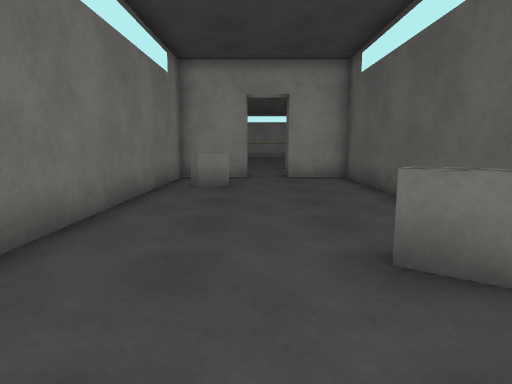
View 1 (above)

12 first-person views from a walk through a 3-D level made in the Unity game engine. The camera is 1.2 m above the floor, tilts 8° down and sees 75° across. Doors are open. The floor is counted in squares, 1 m on a side. Each view is taken from the middle of a square. On the plan, view 1 faces up. The plan holds only what a view shows up to about 14 squares ahead; the rest is blank. The place goes on beyond the plan. The player character is not drawn. Some surface patterns are stand-ins.

View 2
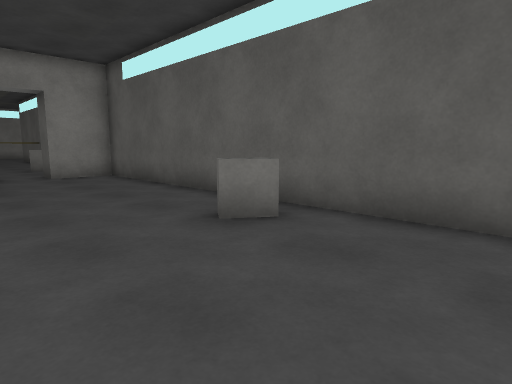

View 3
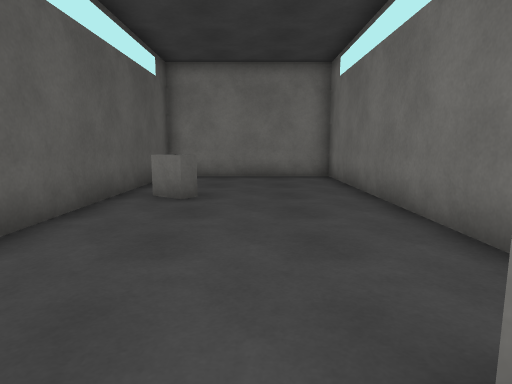

View 4
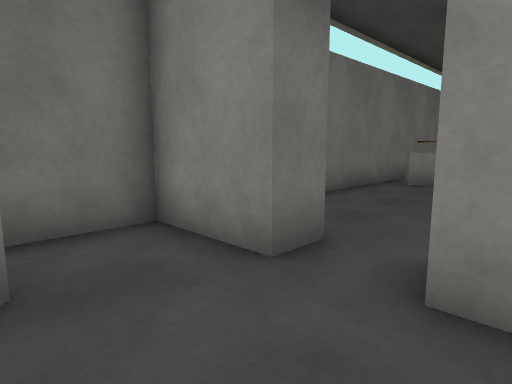

View 5
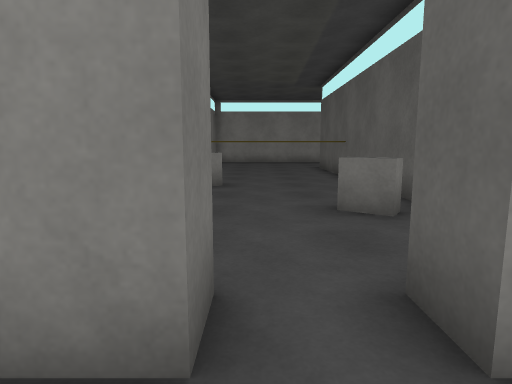

View 6
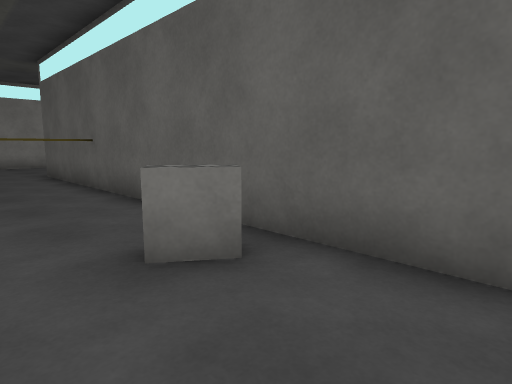

View 7
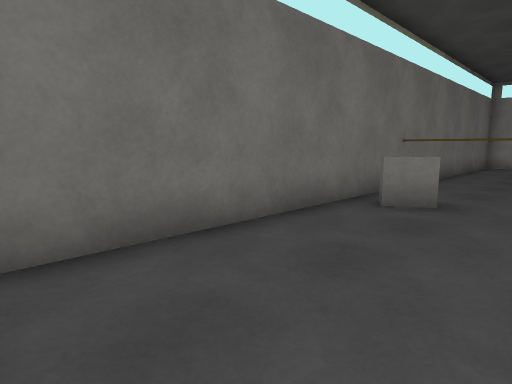

View 8
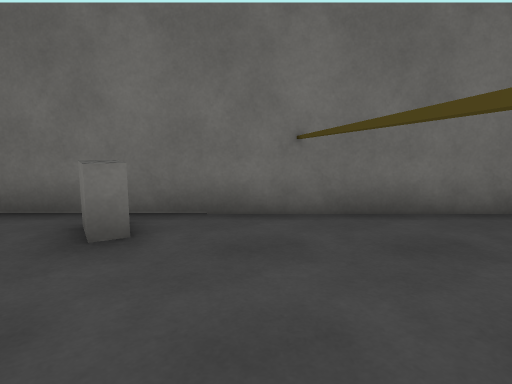

View 9
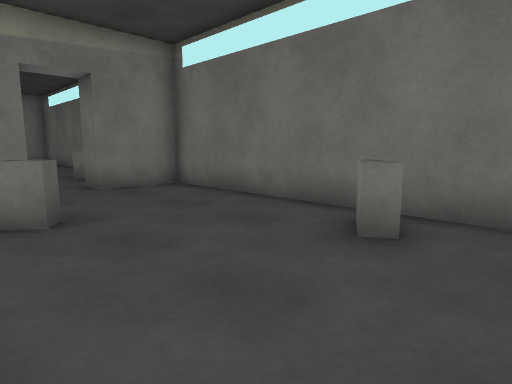

View 10
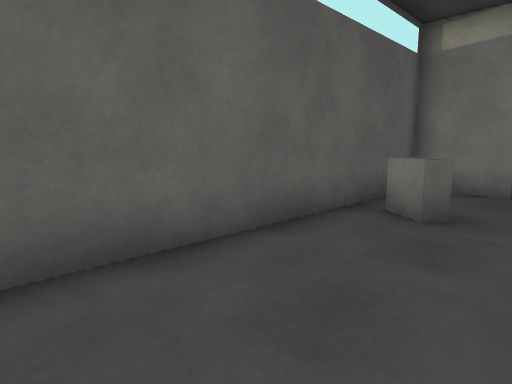

View 11
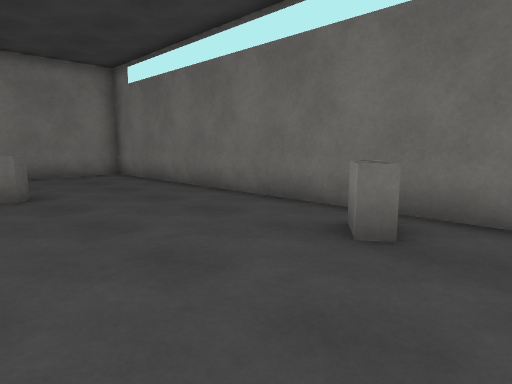

View 12
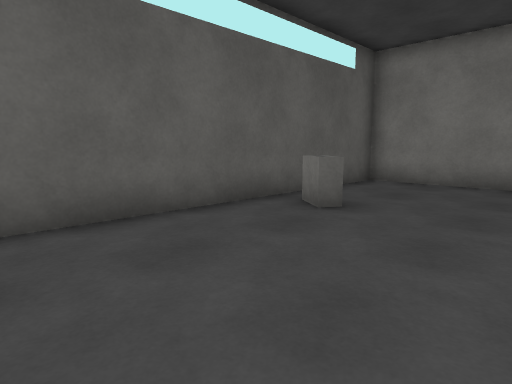

### Floor plan
Key: @ floor where view 1 was taken; # wall or solid block; . floor; D open door; B block; T thing the floor can be seen under or through.
Columns run from 3 left of view 1 to 4 right of it. Each row starts with its distance up from view 1.
 26 #     #
 25 #.....#
 24 ##TTTT##
 23 #......#
 22 #......#
 21 #BB....#
 20 #......#
 19 #......#
 18 #......#
 17 #....B.#
 16 #......#
 15 #......#
 14 #......#
 13 ###DD###
 12 #......#
 11 #......#
 10 #BB....#
  9 #......#
  8 #......#
  7 #......#
  6 #......#
  5 #......#
  4 #......#
  3 #....B.#
  2 #......#
  1 #......#
  0 #..@...#
 -1 #......#
 -2 ########

Positions as (right, up) in squares from view 1, and headings:
1: (0, 0), facing up
2: (-2, -1), facing up-right
3: (0, 11), facing down
4: (2, 10), facing up-left
5: (0, 11), facing up
6: (0, 14), facing up-right
7: (1, 14), facing up-left
8: (3, 23), facing left
9: (3, 23), facing down-left
10: (0, 23), facing down-right
11: (3, 12), facing down-left
12: (-2, 9), facing down-right
